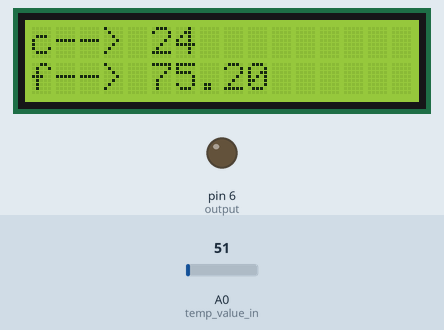
Simulated run of this sketch. Board: Arduino Uno, built with avr-gcc and run on an emulated ATmega328P. On the bench: 16×2 character LCD, output pins drawn as LEDs (lit = HIGH). The inputs (shaded band) are chosen by the test bench; at power-on: A0 (temp_value_in) = 51. What the sketch prints to the serial monitor is not drawn.

Above: at 2.2 s.
2.3 s: A0 (temp_value_in) set to 61
At 3.5 s:
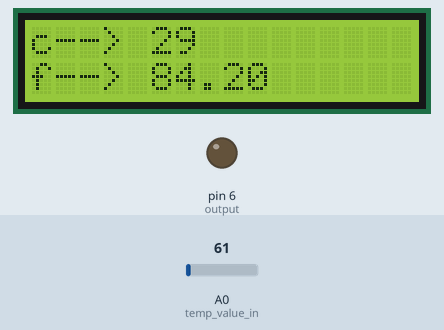
6.4 s: A0 (temp_value_in) set to 71
At 8.0 s:
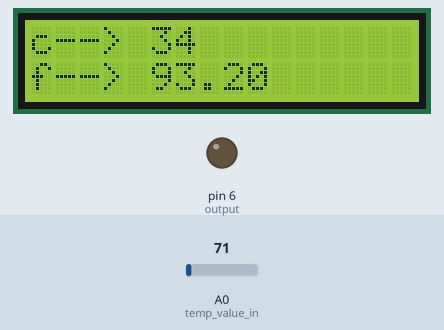
9.7 s: A0 (temp_value_in) set to 86
At 11.0 s:
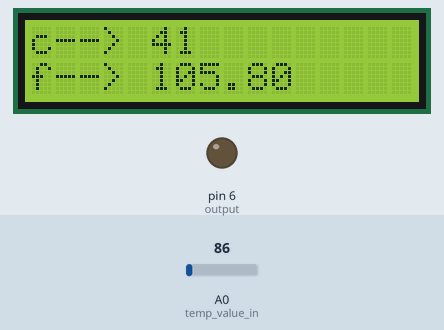
Timing chart, 0 to 12.7 s (numbered marks = the images above; inputs shaded):
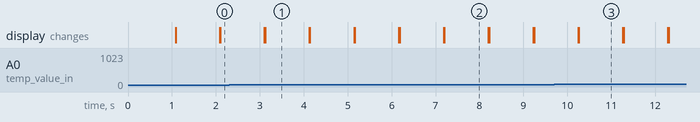

Measured:
- after the input at 2.3 s, the display: first differs from a run without the input after 0.82 s (image 1)
- after the input at 6.4 s, the display: first differs from a run without the input after 0.80 s (image 2)
- after the input at 9.7 s, the display: first differs from a run without the input after 0.56 s (image 3)
- what the display in image 1 shows lasts 1.0 s, from 3.1 s to 4.1 s

The sketch:

temapreture_sensore_in_aruduino.ino
```cpp
#include<LiquidCrystal.h>

int rs = 13, en = 12, d4 = 11, d5 = 10, d6 = 9, d7 = 8;
LiquidCrystal lcd(rs, en, d4, d5, d6, d7);

int temp_value_in = A0;
int output = 6;

void setup() {
  // put your setup code here, to run once:

  pinMode(temp_value_in, INPUT);
  pinMode(output, OUTPUT);

  Serial.begin(9600);
  Serial.println("The program is started.");
  Serial.println("The lcd is started.");
  lcd.begin(16, 2);
  lcd.setCursor(0, 0);
  lcd.print("Temp sensor.");
  lcd.setCursor(0, 1);
  lcd.print("UMESHA R H");
  delay(1000);
  lcd.clear();

}

void loop() {
  // put your main code here, to run repeatedly:
  int temp_value = analogRead(temp_value_in);
  float volt = temp_value * (5000 / 1024.0);
  int temp_c = volt / 10;
  float temp_f = (temp_c * 1.8) + 32;
  Serial.print("The temperature value is in *c :"); Serial.println(temp_c);
  Serial.print("The temperature value is in *f :"); Serial.println(temp_f);
  lcd.setCursor(0, 0);
  lcd.print("c-->");
  lcd.setCursor(5, 0);
  lcd.print(temp_c);
  lcd.setCursor(0, 1);
  lcd.print("f-->");
  lcd.setCursor(5, 6);
  lcd.print(temp_f);
  delay(1000);
  lcd.clear();
  Serial.println(temp_c);
  if (temp_c == 31)
  {
    while (temp_c > 25)
    {

      int temp_value = analogRead(temp_value_in);
      float volt = temp_value * (5000 / 1024.0);
      int temp_c = volt / 10;
      lcd.clear();
      digitalWrite(output, HIGH);
      Serial.println("The room Temperature reaches the 30 *c...");
      lcd.setCursor(0, 0);
      lcd.print("Temperature:");
      lcd.setCursor(0, 1);
      lcd.print(temp_c);
      if(temp_c <25)
      {
        off();
        break;
      }
      delay(500);
    }

  }
}
void off(void)
{
  Serial.println("The temperature is below the 30.");
  digitalWrite(output, LOW);
}
```
